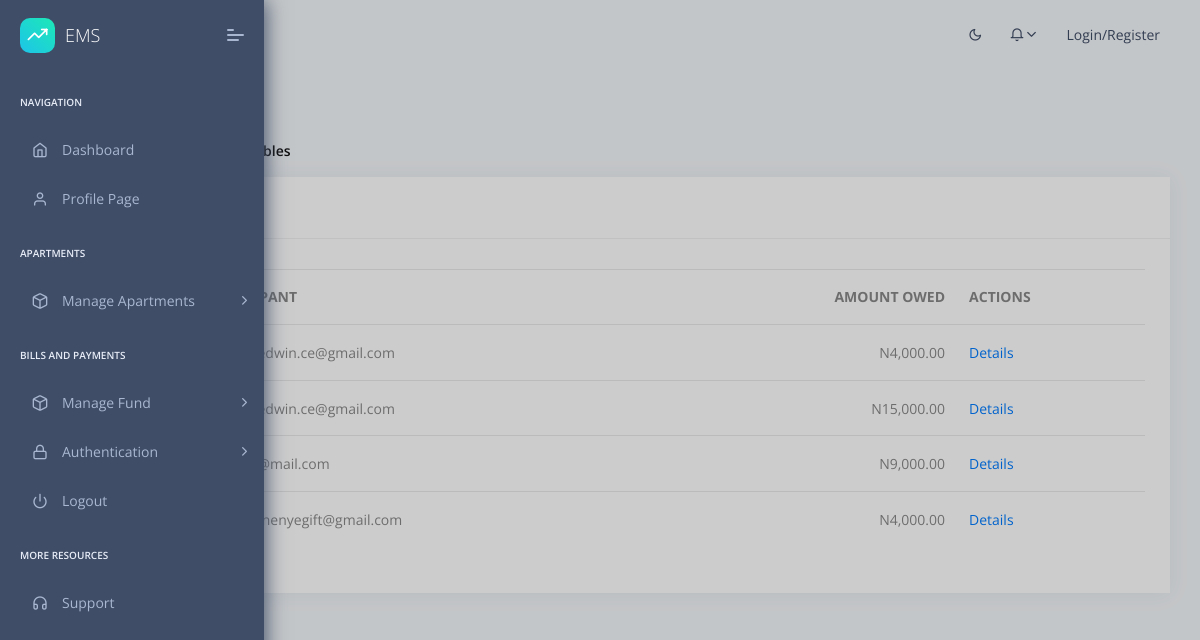
The app's page /bills/pending_bills/ with its own data.
### accounts/models.py (models this page shows, shortened)
class User(AbstractBaseUser):
    foto			= models.ImageField(null=True, blank=True, upload_to="image/", default="image/male.jpg")
    email 			= models.EmailField(max_length=255, unique=True)
    first_name		= models.CharField(max_length=225)
    last_name		= models.CharField(max_length=225)
    other_names		= models.CharField(max_length=225, blank=True, null=True)
    phone1          = models.CharField(max_length=11,null=True,blank=True)
    phone2          = models.CharField(max_length=11, blank=True, null=True)
    gender          = models.CharField(null=True, blank=True,max_length=10, choices=GENDER)
    active 			= models.BooleanField(default=False)
    staff 			= models.BooleanField(default=False)
    is_shop_owner 	= models.BooleanField(default=False)
    is_resident 	= models.BooleanField(default=False)
    admin			= models.BooleanField(default=False)
    group 			= models.ForeignKey(Group, on_delete=models.CASCADE, blank=True, null=True)
    timestamp 		= models.DateTimeField(auto_now_add=True, auto_now=False)
    USERNAME_FIELD = 'email'
    REQUIRED_FIELDS = ["first_name","last_name"]
    objects = UserManager()

### bills/views.py (the view)
# urls.py: path('pending_bills/',views.pending_bills_view, name='pending_bills'),
def pending_bills_view(request):
    bills=Bill.objects.filter(status='billed').order_by().values(
            "occupant__email","occupant","amount_due").annotate(n=models.Count("pk"))
    context={"bills":bills}
    return render(request,'bills/pending_bills.html',context)

### context_processors.py (called while the page is built)
def cfg_assets_root(request):
    return { 'ASSETS_ROOT' : settings.ASSETS_ROOT }

### templates/bills/pending_bills.html (shortened to what this page needs)
{% extends "layouts/base.html" %}
{% load mathfilters %}
{% block content %}
    <section class="pcoded-main-container">
        <div class="pcoded-wrapper">
            <div class="pcoded-content">
                <div class="pcoded-inner-content">
                    <div class="page-header">
                        <div class="page-block">
                            <div class="row align-items-center">
                                <div class="col-md-12">
                                    <div class="page-header-title">
                                        <h5 class="m-b-10">Pending Bills</h5>
                                    </div>
                                    <ul class="breadcrumb">
                                        <li class="breadcrumb-item"><a href="/"></a></li>
                                        <li class="breadcrumb-item"><a href="#!">Tables</a></li>
                                        <li class="breadcrumb-item"><a href="javascript:">Basic Tables</a></li>
                                    </ul>
                                </div>
                            </div>
                        </div>
                    </div>
                    <div class="main-body">
                        <div class="page-wrapper">
                            <div class="row">
                                <div class="col-xl-12">
                                    <div class="card">
                                        <div class="card-header">
                                            <h5>Pending Bills</h5>
                                        </div>
                                        <div class="card-block table-border-style">
                                            <div class="table-responsive">
                                                <table class="table table-hover">
                                                    <thead>
                                                        <tr>
                                                            <th>#</th>
                                                            <th>OCCUPANT</th>
                                                            <th style="text-align: right;">AMOUNT OWED</th>
                                                            <th>ACTIONS</th>
                                                        </tr>
                                                    </thead>
                                                    <tbody>
                                                        {% for bill in bills %}
                                                        <tr>
                                                            <th>{{ forloop.counter }}</th>
                                                            <td>{{bill.occupant__email}}</td>
                                                            <td style="text-align: right;">N{{ bill.n|mul:bill.amount_due }}</td>
                                                            <td><a href="{% url 'pending_bills_detail' bill.occupant %}">Details</a></td>
                                                        </tr>
                                                        {% endfor %}
                                                    </tbody>
                                                </table>
                                            </div>
                                        </div>
                                    </div>
                                </div>
                            </div>
                        </div>
                    </div>
                </div>
            </div>
        </div>
    </section>
{% endblock content %}

### records on screen
User: occupant__email "chuksedwin.ce@gmail.com", n|mul "4,000.00", n|mul "15,000.00"
User: occupant__email "eremi@mail.com", n|mul "9,000.00"
User: occupant__email "favournenyegift@gmail.com", n|mul "4,000.00"
